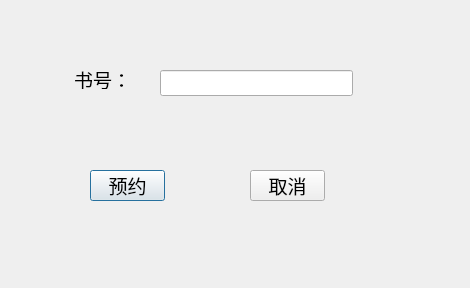
<?xml version="1.0" encoding="UTF-8"?>
<ui version="4.0">
 <class>User_reserve</class>
 <widget class="QDialog" name="User_reserve">
  <property name="geometry">
   <rect>
    <x>0</x>
    <y>0</y>
    <width>470</width>
    <height>288</height>
   </rect>
  </property>
  <property name="minimumSize">
   <size>
    <width>470</width>
    <height>288</height>
   </size>
  </property>
  <property name="maximumSize">
   <size>
    <width>470</width>
    <height>288</height>
   </size>
  </property>
  <property name="font">
   <font>
    <family>新宋体</family>
    <pointsize>14</pointsize>
   </font>
  </property>
  <property name="windowTitle">
   <string>Dialog</string>
  </property>
  <widget class="QPushButton" name="pushButton">
   <property name="geometry">
    <rect>
     <x>90</x>
     <y>170</y>
     <width>75</width>
     <height>31</height>
    </rect>
   </property>
   <property name="text">
    <string>预约</string>
   </property>
  </widget>
  <widget class="QLabel" name="label">
   <property name="geometry">
    <rect>
     <x>74</x>
     <y>70</y>
     <width>80</width>
     <height>19</height>
    </rect>
   </property>
   <property name="text">
    <string>书号：</string>
   </property>
   <property name="buddy">
    <cstring>userlineEdit</cstring>
   </property>
  </widget>
  <widget class="QLineEdit" name="userlineEdit">
   <property name="geometry">
    <rect>
     <x>160</x>
     <y>70</y>
     <width>193</width>
     <height>26</height>
    </rect>
   </property>
  </widget>
  <widget class="QPushButton" name="pushButton_2">
   <property name="geometry">
    <rect>
     <x>250</x>
     <y>170</y>
     <width>75</width>
     <height>31</height>
    </rect>
   </property>
   <property name="text">
    <string>取消</string>
   </property>
  </widget>
 </widget>
 <resources/>
 <connections>
  <connection>
   <sender>pushButton_2</sender>
   <signal>clicked()</signal>
   <receiver>User_reserve</receiver>
   <slot>close()</slot>
   <hints>
    <hint type="sourcelabel">
     <x>284</x>
     <y>185</y>
    </hint>
    <hint type="destinationlabel">
     <x>352</x>
     <y>200</y>
    </hint>
   </hints>
  </connection>
 </connections>
</ui>
